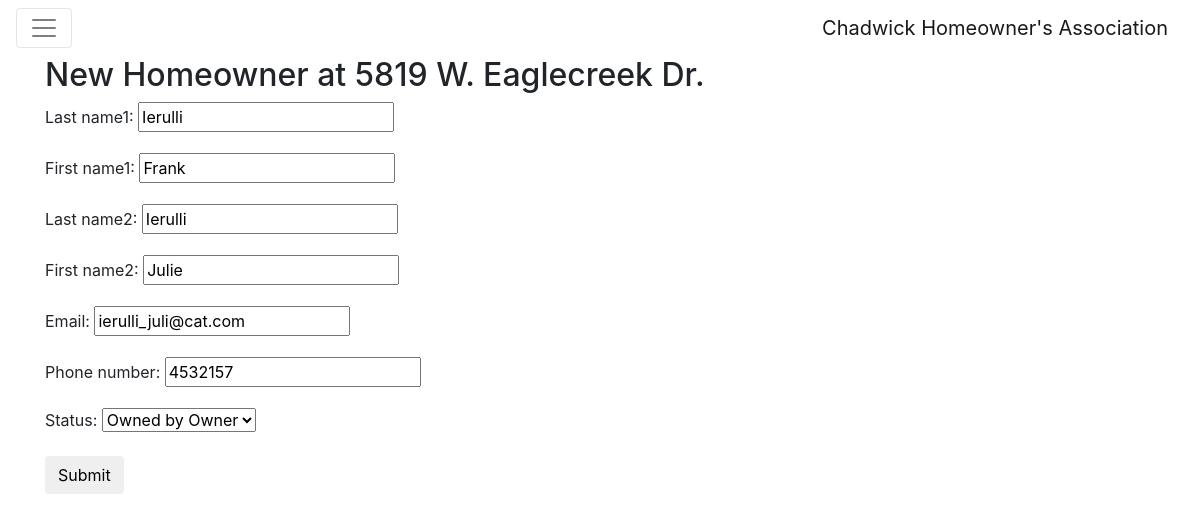
Screenshot of /agent-form/1/ with the database file from the repository.
### invoice/models.py (models this page shows, shortened)
class Household(models.Model):
	HOME = (
		('OWNED', 'Owned by Owner'),
		('SALE', 'On Sale'),
		('UNKNOWN',"Unknown")
	)
	MAILSTAT = (
		('SENT', 'Sent to Agent'),
		('NOT SENT', 'Not Sent to Agent')
	)
	last_name1 = models.CharField(max_length= 50)
	first_name1 = models.CharField(max_length = 50)
	last_name2 = models.CharField(max_length= 50, null = True, blank=True)
	first_name2 = models.CharField(max_length= 50, null = True, blank = True)
	address = models.CharField(max_length = 50, unique=True)
	house_number = models.IntegerField()
	street_name = models.CharField(max_length=20)
	email = models.EmailField(max_length= 50, null=True, blank=True)
	phone_number = models.IntegerField(blank=True, null =True)
	status = models.CharField(max_length =10, choices = HOME, default = 'OWNED')
	agent_email_status = models.CharField(max_length = 20, choices = MAILSTAT, default = "NOT SENT")

### invoice/views.py (the view)
# urls.py: url(r'^agent-form/(?P<pk>\d+)/$', views.agent_form, name='agent_form'),
def agent_form(request, pk):
	household = get_object_or_404(Household, pk=pk)
	if request.method == 'POST':
		form = AgentEmailForm(request.POST, instance=household)
		form.save()
		return redirect('agent_thank_you')
	else:
		form = AgentEmailForm(instance=household)
	return render(request, 'invoice/agent_form.html', {"form": form, "house": household})

### invoice/forms.py
class AgentEmailForm(ModelForm):
	class Meta:
		model = Household
		fields = ['last_name1', 'first_name1', 'last_name2', 'first_name2', 'email', 'phone_number', 'status']

### invoice/templates/invoice/agent_form.html
{% extends 'invoice/base.html' %}
{% block content %}
    <h2>New Homeowner at {{ house.address }}</h2>
    <form method="POST" class="post-form" enctype=multipart/form-data>{% csrf_token %}
        {{ form.as_p }}
        <button type="submit" class="save btn btn-default">Submit</button>
    </form>
{% endblock %}

### rows the page displays
Household: address "5819 W. Eaglecreek Dr.", last_name1 "Ierulli", first_name1 "Frank", last_name2 "Ierulli", first_name2 "Julie", email "ierulli_juli@cat.com", phone_number "4532157", status "Owned by Owner"
